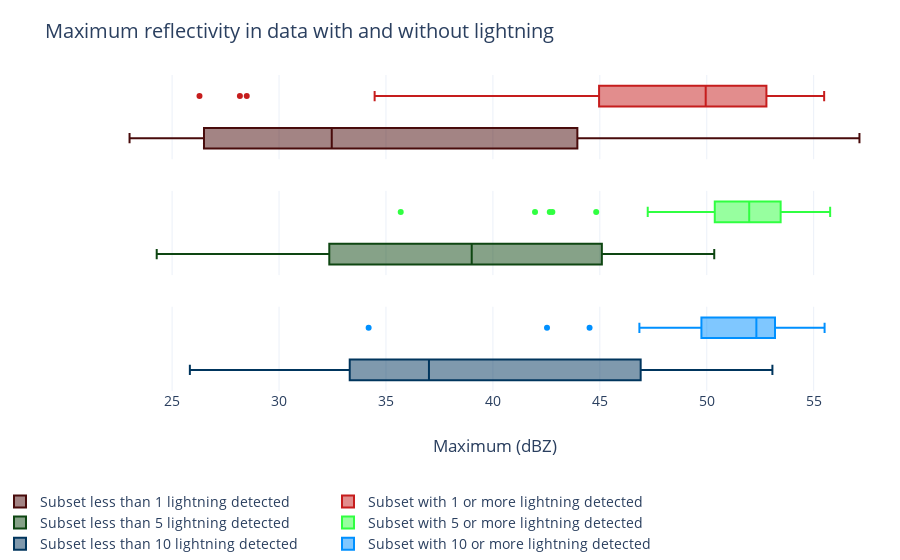

This figure's notebook cell:
### Code cell
fig = make_subplots(rows=3, cols=1, shared_xaxes=True)
thresholds = [1, 5, 10]
records = 40
# indexs = [(1, 1), (1, 2), (2, 1), (2, 2)]
indexs = [(1, 1), (2, 1), (3, 1)]
colors = [
    ('#480B0B', '#C61D1D'),
    ('#0E4612', '#30FF41'),
    ('#00355D', '#0090FF'),
#     ('#FFDB59', '#BAB1B1')
#     ('#8C8C8C', '#F18F01'), ('#4C333E', '#0053A0'),
#     ('#AF4F13', '#3EAD4F'), ('#708D81', '#8D0801')
    
]

for index, threshold, color in zip(indexs, thresholds, colors):
    row, line = index
    cset1, cset2 = color
    no = df[df['ttyyyxx3'] < threshold].sample(records)
    yes = df[df['ttyyyxx3'] >= threshold].sample(records)
    
    fig.add_trace (
        go.Box(x=no['maxz'], 
        name='Subset less than %s lightning detected'%threshold,
        marker_color=cset1),
        row=row, col=line,
    )

    fig.add_trace (
        go.Box(x=yes['maxz'],
        name='Subset with %s or more lightning detected'%threshold,
        marker_color=cset2),
        row=row, col=line
    )
    
    
    fig.update_yaxes(
        showticklabels=False
    )

fig['layout']['xaxis3'].update(title='Maximum (dBZ)')

fig.update_layout(
    legend=dict(x=-0.11, y=-0.30),
    margin=dict(t=75, b=0, r=0, l=0),
    legend_orientation="h",
    font={'size':14},
    title='Maximum reflectivity in data with and without lightning', template='plotly_white',
)

offline.plot(fig, image_filename='maxz-fam', 
             image_width=1000, image_height=600,
             image='png')

iplot(fig)

### Figure 1 — Plotly figure (JSON) as saved in the notebook; plotly's stock layout.template omitted (floating-point values rounded to 4 significant figures)
{"data": [{"marker": {"color": "#480B0B"}, "name": "Subset less than 1 lightning detected", "type": "box", "x": [25.35, 51.3, 45.57, 25.83, 34.47, 43.83, 25.35, 32.64, 23.01, 24.83, 28.49, 32.29, 45.12, 40.94, 33.91, 51.04, 26.28, 47.35, 57.14, 24.83, 24.83, 41.4, 30.41, 23.01, 46.12, 40.04, 28.17, 44.07, 24.83, 28.49, 46.92, 29.91, 50.64, 36.12, 31.91, 32.64, 29.91, 32.29, 40.94, 26.7], "xaxis": "x", "yaxis": "y"}, {"marker": {"color": "#C61D1D"}, "name": "Subset with 1 or more lightning detected", "type": "box", "x": [47.31, 54.65, 55.49, 55.31, 43.02, 52.83, 52.5, 44.55, 34.47, 50.11, 54.07, 50.47, 52.75, 53.86, 37.37, 37.96, 50.44, 51.61, 28.17, 47.51, 49.79, 50.75, 48.85, 48.98, 52.31, 52.92, 53.94, 38.58, 45.91, 49.37, 53.85, 36.02, 45.38, 26.28, 51.36, 49.67, 52.94, 28.49, 49.37, 51.45], "xaxis": "x", "yaxis": "y"}, {"marker": {"color": "#0E4612"}, "name": "Subset less than 5 lightning detected", "type": "box", "x": [37.37, 41.92, 28.8, 44.95, 24.83, 34.98, 24.28, 47.89, 39.08, 39.98, 45.24, 26.28, 34.98, 44.77, 49.31, 29.09, 32.98, 45.7, 44.43, 46.85, 48.49, 38.35, 35.1, 38.94, 49.1, 43.93, 42.66, 33.15, 43.65, 27.83, 50.35, 33.31, 31.72, 39.08, 47.7, 27.09, 28.17, 36.23, 45.35, 27.47], "xaxis": "x2", "yaxis": "y2"}, {"marker": {"color": "#30FF41"}, "name": "Subset with 5 or more lightning detected", "type": "box", "x": [49.54, 44.83, 35.69, 52.79, 50.19, 51.92, 51.08, 52.84, 51.23, 53.33, 53.86, 47.24, 54.62, 52.05, 53.73, 50.73, 55.77, 50.72, 52.89, 52.45, 51.07, 53.2, 50.3, 53.77, 42.78, 51.6, 50.45, 54.06, 53.58, 50.6, 52.92, 42.66, 51.07, 54.06, 55, 41.97, 55.53, 52.87, 53.07, 49.19], "xaxis": "x2", "yaxis": "y2"}, {"marker": {"color": "#00355D"}, "name": "Subset less than 10 lightning detected", "type": "box", "x": [39.61, 33.61, 33.76, 41.25, 48.18, 33.15, 45.43, 46.41, 31.72, 32.98, 53.07, 30.64, 45.09, 33.61, 33.46, 50.11, 34.6, 43.83, 49.75, 44.52, 50.4, 29.91, 27.83, 33.61, 37.01, 48.76, 48.1, 51.18, 36.33, 49.87, 42.36, 31.31, 45.27, 26.28, 25.83, 37.01, 32.29, 33.61, 33.76, 47.41], "xaxis": "x3", "yaxis": "y3"}, {"marker": {"color": "#0090FF"}, "name": "Subset with 10 or more lightning detected", "type": "box", "x": [48.64, 52.51, 49.45, 53.99, 52.33, 51.26, 51.01, 53.58, 53.08, 53.52, 50.11, 50.49, 50.05, 52.51, 52.61, 47.11, 44.52, 53.49, 53.35, 48.5, 52.44, 46.85, 50.53, 34.19, 48.47, 54.72, 52.84, 52.64, 53, 42.53, 55.51, 50.91, 51.33, 51.34, 52.83, 54.67, 53.3, 48.12, 53.61, 52.31], "xaxis": "x3", "yaxis": "y3"}], "layout": {"font": {"size": 14}, "legend": {"orientation": "h", "x": -0.11, "y": -0.3}, "margin": {"b": 0, "l": 0, "r": 0, "t": 75}, "title": {"text": "Maximum reflectivity in data with and without lightning"}, "xaxis": {"anchor": "y", "domain": [0, 1], "matches": "x3", "showticklabels": false}, "xaxis2": {"anchor": "y2", "domain": [0, 1], "matches": "x3", "showticklabels": false}, "xaxis3": {"anchor": "y3", "domain": [0, 1], "title": {"text": "Maximum (dBZ)"}}, "yaxis": {"anchor": "x", "domain": [0.7333, 1], "showticklabels": false}, "yaxis2": {"anchor": "x2", "domain": [0.3667, 0.6333], "showticklabels": false}, "yaxis3": {"anchor": "x3", "domain": [0, 0.2667], "showticklabels": false}}}
